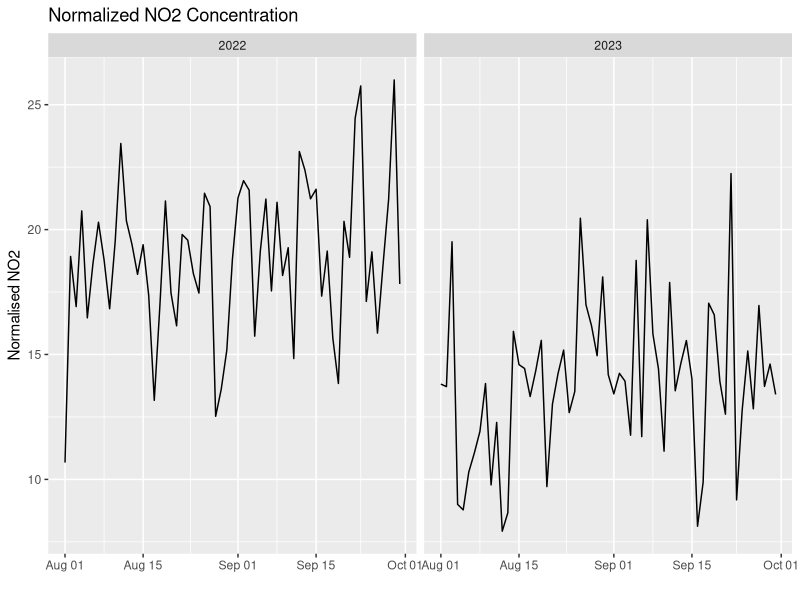
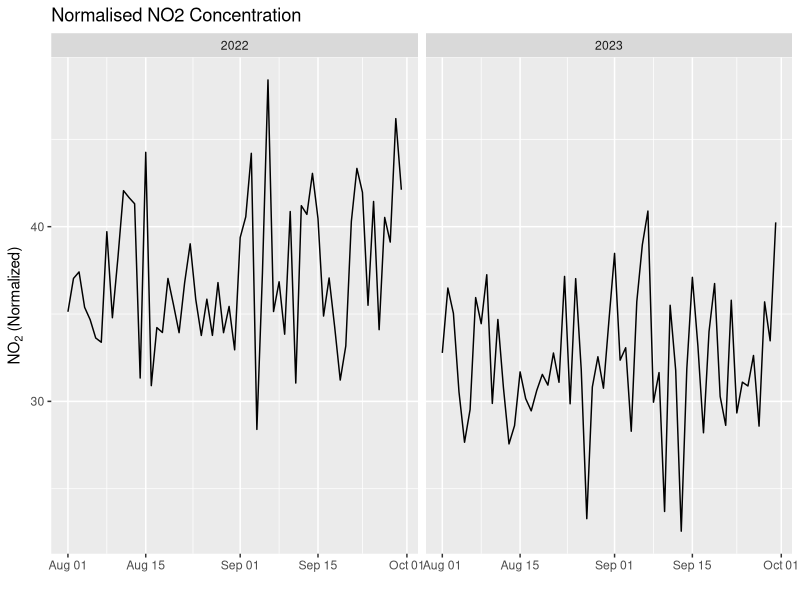
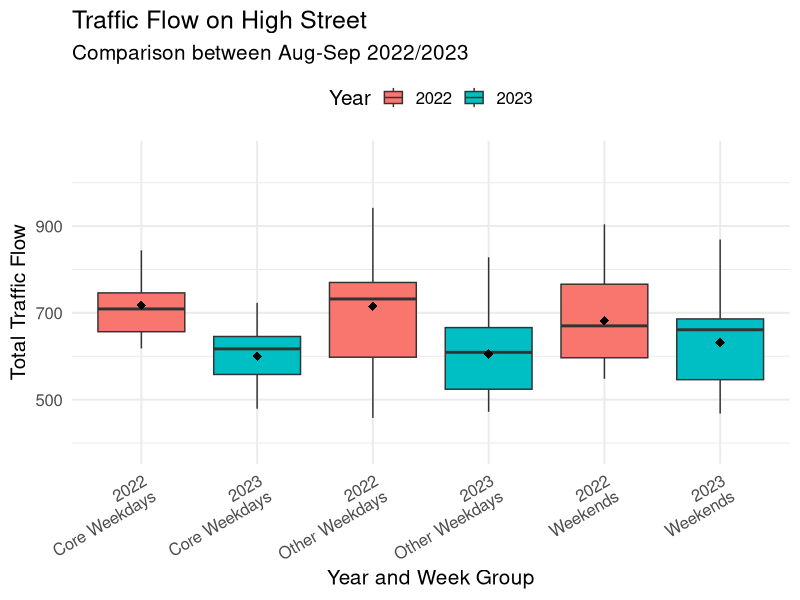
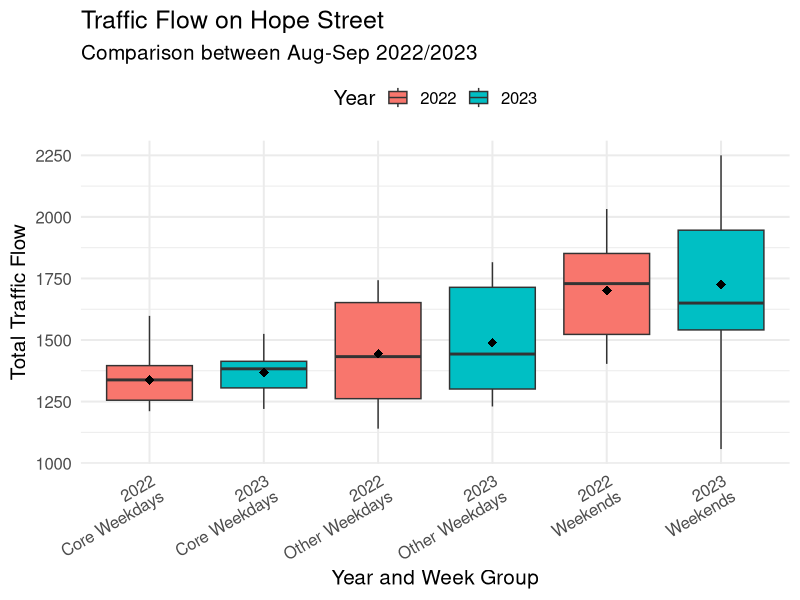
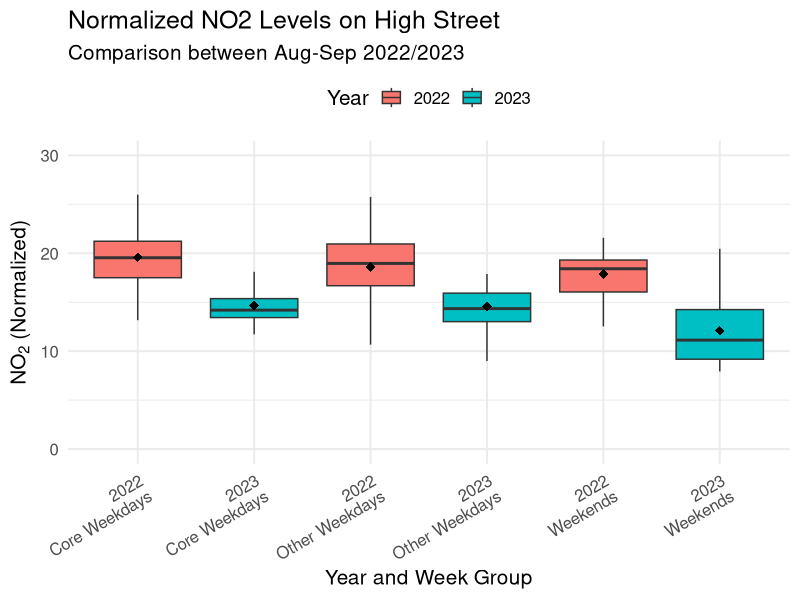
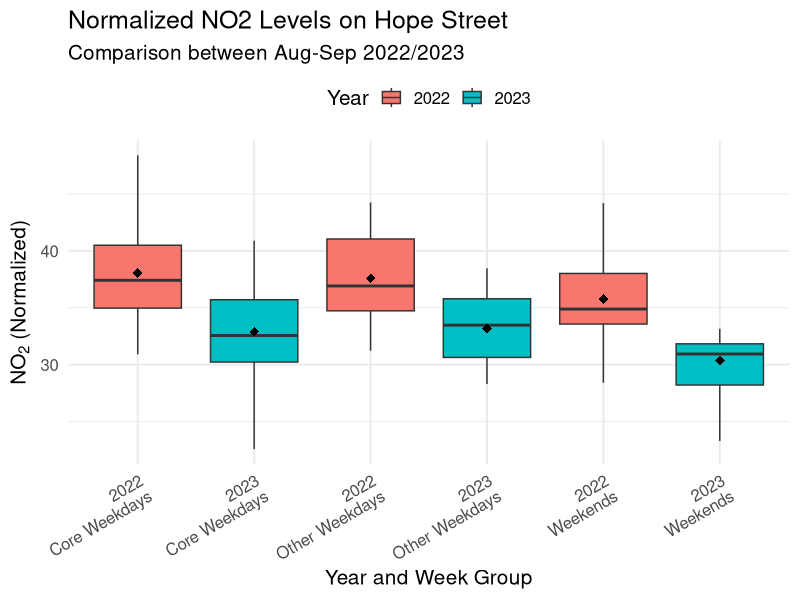

The R source for these figures, in order:
## ---- chunk 1
options(scipen = 999)

library(tidyverse)
library(rstatix)
library(mgcv)
#library(sf)
#library(mapview)
#library(openair)

## ---- chunk 2
traffic_raw <- read_csv("traffic.csv")

traffic_raw |> 
  filter(dt_date >= "2022-08-01" & dt_date <= "2022-09-30") |> 
  mutate(dt_year = as.factor(dt_year)) |> 
  select(siteId, dt_date, dt_year, week_group, total_flow) |> 
  arrange(dt_date) -> traffic_22

traffic_22

traffic_raw |> 
  filter(dt_date >= "2023-08-01" & dt_date <= "2023-09-30") |> 
  mutate(dt_year = as.factor(dt_year)) |> 
  select(siteId, dt_date, dt_year, week_group, total_flow)  |> 
  arrange(dt_date) -> traffic_23

traffic_23
## ---- chunk 3
no2 <- read_csv("no2.csv")

no2 |> 
  filter(dt_date >= "2022-08-01" & dt_date <= "2022-09-30") |> 
  select(code, dt_date, week_group, no2_daily) |> 
  mutate(dt_year = as.factor(2022)) -> no2_22

no2_22


no2 |> 
  filter(dt_date >= "2023-08-01" & dt_date <= "2023-09-30") |> 
  select(code, dt_date, week_group, no2_daily) |> 
  mutate(dt_year = as.factor(2023)) -> no2_23

no2_23
## ---- chunk 4
cc22_aug <- read_csv("clincarthill_22_aug.csv")
cc22_sep <- read_csv("clincarthill_22_sep.csv")
cc23_aug <- read_csv("clincarthill_23_aug.csv")
cc23_sep <- read_csv("clincarthill_23_sep.csv")

cc22 <- bind_rows(cc22_aug, cc22_sep)
cc23 <- bind_rows(cc23_aug, cc23_sep)

# Create a named vector mapping compass directions to degrees
compass_to_degrees <- c(
  N = 0, NNE = 22.5, NE = 45, ENE = 67.5,
  E = 90, ESE = 112.5, SE = 135, SSE = 157.5,
  S = 180, SSW = 202.5, SW = 225, WSW = 247.5,
  W = 270, WNW = 292.5, NW = 315, NNW = 337.5
)

cc22 |> 
  rename(dttm = `Report Date / Time`,
         temp = `Air Temperature`,
         hum = `Relative Humidity`,
         ws = `Wind Speed`,                                                     
         wd = `Wind Direction`) |> 
  select(dttm, temp, hum, ws, wd) |> 
  mutate(day_name = wday(dttm, label=TRUE),
         dt_date = as_date(dttm),
         week_group = case_when(day_name %in% c("Mon", "Fri") ~ "Other Weekdays",
                                day_name %in% c("Tue", "Wed", "Thu") ~ "Core Weekdays",
                                day_name %in% c("Sat", "Sun") ~ "Weekends")
  ) |> 
  group_by(dt_date, week_group) |> 
  summarise(ws = mean(ws, na.rm = T),
            wd  = mean(wd, na.rm = T),
            hum = mean(hum, na.rm = T),
            temp = mean(temp, na.rm = T)) |> 
  ungroup() -> weather_by_week


cc23 |> 
  rename(dttm = `Report Date / Time`,
         temp = `Air Temperature`,
         hum = `Relative Humidity`,
         ws = `Wind Speed`,                                                     
         wd = `Wind Direction`) |> 
  select(dttm, temp, hum, ws, wd) |> 
  mutate(day_name = wday(dttm, label=TRUE),
         dt_date = as_date(dttm),
         week_group = case_when(day_name %in% c("Mon", "Fri") ~ "Other Weekdays",
                                day_name %in% c("Tue", "Wed", "Thu") ~ "Core Weekdays",
                                day_name %in% c("Sat", "Sun") ~ "Weekends")
  ) |> 
  group_by(dt_date, week_group) |> 
  summarise(ws = mean(ws, na.rm = T),
            wd  = mean(wd, na.rm = T),
            hum = mean(hum, na.rm = T),
            temp = mean(temp, na.rm = T)) |> 
  ungroup() -> weather_by_week23

## ---- chunk 5
no2_22 |> 
  filter(code == "GHSR") |> 
  full_join(traffic_22 |> filter(siteId == "GG2001_S"), by = c("dt_date", "dt_year", "week_group")) |> 
  full_join(weather_by_week, by = c("dt_date", "week_group")) |> 
  mutate(u_wind = ws * sin(wd * pi / 180),
         v_wind = ws * cos(wd * pi / 180))  -> df_highst_22

df_highst_22

gam_highst_22 <- gam(no2_daily ~ s(ws) + s(u_wind) + s(v_wind) + s(temp) + s(hum), data = df_highst_22)
summary(gam_highst_22)

df_highst_22$residuals <- residuals(gam_highst_22)
df_highst_22$no2_normalised <- df_highst_22$residuals + mean(df_highst_22$no2_daily) 
df_highst_22



# High St 2023
no2_23 |> 
  filter(code == "GHSR") |> 
  full_join(traffic_23 |> filter(siteId == "GG2001_S"), by = c("dt_date", "dt_year", "week_group")) |> 
  full_join(weather_by_week23, by = c("dt_date", "week_group")) |> 
  mutate(u_wind = ws * sin(wd * pi / 180),
         v_wind = ws * cos(wd * pi / 180)) -> df_highst_23

df_highst_23

gam_highst_23 <- gam(no2_daily ~ s(ws) + s(u_wind) + s(v_wind) + s(temp) + s(hum), data = df_highst_23)
summary(gam_highst_23)

df_highst_23$residuals <- residuals(gam_highst_23)
df_highst_23$no2_normalised <- df_highst_23$residuals + mean(df_highst_23$no2_daily) 
df_highst_23


bind_rows(df_highst_22, df_highst_23) -> highst
## ---- chunk 6
ggplot(highst, aes(x = dt_date, y = no2_normalised)) +
  geom_line() +
  facet_wrap(~dt_year, scales = "free_x") +
  labs(title = "Normalized NO2 Concentration",
       x = "",
       y = "Normalised NO2")
## ---- chunk 7
no2_22 |> 
  filter(code == "GLA4") |> 
  full_join(traffic_22 |> filter(siteId == "GA2401_D"), by = c("dt_date", "dt_year", "week_group")) |> 
  full_join(weather_by_week, by = c("dt_date", "week_group")) |> 
  mutate(u_wind = ws * sin(wd * pi / 180),
         v_wind = ws * cos(wd * pi / 180)) -> df_hopest22

df_hopest22

gam_hopest_22 <- gam(no2_daily ~ s(ws) + s(u_wind) + s(v_wind) + s(temp) + s(hum), data = df_hopest22)
summary(gam_hopest_22)

df_hopest22$residuals <- residuals(gam_hopest_22)
df_hopest22$no2_normalised <- df_hopest22$residuals + mean(df_hopest22$no2_daily) 
df_hopest22



no2_23 |> 
  filter(code == "GLA4") |> 
  full_join(traffic_23 |> filter(siteId == "GA2401_D"), by = c("dt_date", "dt_year","week_group")) |> 
  full_join(weather_by_week23, by = c("dt_date", "week_group")) |> 
  mutate(u_wind = ws * sin(wd * pi / 180),
         v_wind = ws * cos(wd * pi / 180)) -> df_hopest23

df_hopest23

gam_hopest_23 <- gam(no2_daily ~ s(ws) + s(u_wind) + s(v_wind) + s(temp) + s(hum), data = df_hopest23)
summary(gam_hopest_23)

df_hopest23$residuals <- residuals(gam_hopest_23)
df_hopest23$no2_normalised <- df_hopest23$residuals + mean(df_hopest23$no2_daily) 
df_hopest23

bind_rows(df_hopest22, df_hopest23) -> hopest
## ---- chunk 8
ggplot(hopest, aes(x = dt_date, y = no2_normalised)) +
  geom_line() +
  facet_wrap(~dt_year, scales = "free_x") +
  labs(title = "Normalised NO2 Concentration",
       x = "",
       y = expression("NO"[2] * " (Normalized)"))

## ---- chunk 9
highst |> 
  group_by(dt_year, week_group) |> 
  summarise(n = n())
## ---- chunk 10
hopest |> 
  group_by(dt_year, week_group) |> 
  summarise(n = n())
## ---- chunk 11
# Set seed for reproducibility (optional)
set.seed(123)

# Remove one randomly selected row from "Other Weekdays" where "dt_year" == 2022
highst1 <- highst %>%
  filter(!(row_number() %in% sample(which(week_group == "Other Weekdays" & dt_year == 2022), 1)))

# Remove one randomly selected row from "Weekends" where "dt_year" == 2023
highst2 <- highst1 %>%
  filter(!(row_number() %in% sample(which(week_group == "Weekends" & dt_year == 2023), 1)))

highst2 |> 
  group_by(week_group, dt_year) |> 
  summarise(traffic = mean(total_flow),
            traffic_sd = sd(total_flow),
            traffic_med = median(total_flow),
            no2 = mean(no2_normalised),
            no2_sd = sd(no2_normalised),
            no2_med = median(no2_normalised))
## ---- chunk 12
# Remove one randomly selected row from "Other Weekdays" where "dt_year" == 2022
hopest1 <- hopest %>%
  filter(!(row_number() %in% sample(which(week_group == "Other Weekdays" & dt_year == 2022), 1)))

# Remove one randomly selected row from "Weekends" where "dt_year" == 2023
hopest2 <- hopest1 %>%
  filter(!(row_number() %in% sample(which(week_group == "Weekends" & dt_year == 2023), 1)))

hopest |> 
  group_by(week_group, dt_year) |> 
  summarise(traffic = mean(total_flow),
            traffic_sd = sd(total_flow),
            traffic_med = median(total_flow),
            no2 = mean(no2_normalised),
            no2_sd = sd(no2_normalised),
            no2_med = median(no2_normalised))
## ---- chunk 13
highst2 |> 
  group_by(week_group) |> 
  wilcox_test(total_flow ~ dt_year, paired = T)|> 
  as.data.frame()
## ---- chunk 14
ggplot(highst, aes(x = interaction(dt_year, week_group), y = total_flow, fill = dt_year)) +
  geom_boxplot(outlier.shape = NA) +  # Remove outlier points
  stat_summary(fun=mean, geom="point", shape=18, size=3, color="black", fill="black") +  # Add mean points
  labs(
    title = "Traffic Flow on High Street",
    subtitle = "Comparison between Aug-Sep 2022/2023",
    x = "Year and Week Group",
    y = "Total Traffic Flow",
    fill = "Year"
  ) +
  theme_minimal(base_size = 15) +  # Use a minimal theme with larger base font size
  theme(
    #plot.title = element_text(hjust = 0.5),  # Center the plot title
    axis.text.x = element_text(angle = 30, hjust = 1, vjust = 1),  # Rotate x-axis labels and adjust justification
    legend.position = "top"  # Position the legend at the top
  ) +
  scale_x_discrete(labels = function(x) gsub("\\.", "\n", x))  # Replace dots with newlines in x-axis labels

#ggsave("traffic_flow_highst.jpg", width = 6.5, height = 5.5)
## ---- chunk 15
hopest2 |> 
  group_by(week_group) |> 
  wilcox_test(total_flow ~ dt_year, paired = T)|> 
  as.data.frame()
## ---- chunk 16

ggplot(hopest, aes(x = interaction(dt_year, week_group), y = total_flow, fill = dt_year)) +
  geom_boxplot(outlier.shape = NA) +  # Remove outlier points
  stat_summary(fun=mean, geom="point", shape=18, size=3, color="black", fill="black") +  # Add mean points
  labs(
    title = "Traffic Flow on Hope Street",
    subtitle = "Comparison between Aug-Sep 2022/2023",
    x = "Year and Week Group",
    y = "Total Traffic Flow",
    fill = "Year"
  ) +
  theme_minimal(base_size = 15) +  # Use a minimal theme with larger base font size
  theme(
    #plot.title = element_text(hjust = 0.5),  # Center the plot title
    axis.text.x = element_text(angle = 30, hjust = 1, vjust = 1),  # Rotate x-axis labels and adjust justification
    legend.position = "top"  # Position the legend at the top
  ) +
  scale_x_discrete(labels = function(x) gsub("\\.", "\n", x))  # Replace dots with newlines in x-axis labels

## ---- chunk 17
highst2 |> 
  group_by(week_group) |> 
  wilcox_test(no2_normalised ~ dt_year, paired = T) |> 
  as.data.frame()
## ---- chunk 18
# NO2 Normalized Comparison
ggplot(highst, aes(x = interaction(dt_year, week_group), y = no2_normalised, fill = dt_year)) +
  geom_boxplot(outlier.shape = NA) +  # Remove outlier points
  ylim(0,30) +
  stat_summary(fun=mean, geom="point", shape=18, size=3, color="black", fill="black") +  # Add mean points
  labs(
    title = "Normalized NO2 Levels on High Street",
    subtitle = "Comparison between Aug-Sep 2022/2023",
    x = "Year and Week Group",
    y = expression("NO"[2] * " (Normalized)"),
    fill = "Year"
  ) +
  theme_minimal(base_size = 15) +  # Use a minimal theme with larger base font size
  theme(
    #plot.title = element_text(hjust = 0.5),  # Center the plot title
    axis.text.x = element_text(angle = 30, hjust = 1, vjust = 1),  # Rotate x-axis labels and adjust justification
    legend.position = "top"  # Position the legend at the top
  ) +
  scale_x_discrete(labels = function(x) gsub("\\.", "\n", x)) 

#ggsave("normalized_no2_highst.jpg", width = 6.5, height = 5.5)
## ---- chunk 19
hopest2 |> 
  group_by(week_group) |> 
  wilcox_test(no2_normalised ~ dt_year, paired = T)|> 
  as.data.frame()
## ---- chunk 20

ggplot(hopest, aes(x = interaction(dt_year, week_group), y = no2_normalised, fill = dt_year)) +
  geom_boxplot(outlier.shape = NA) +  # Remove outlier points
  stat_summary(fun=mean, geom="point", shape=18, size=3, color="black", fill="black") +  # Add mean points
  labs(
    title = "Normalized NO2 Levels on Hope Street",
    subtitle = "Comparison between Aug-Sep 2022/2023",
    x = "Year and Week Group",
    y = expression("NO"[2] * " (Normalized)"),
    fill = "Year"
  ) +
  theme_minimal(base_size = 15) +  # Use a minimal theme with larger base font size
  theme(
    #plot.title = element_text(hjust = 0.5),  # Center the plot title
    axis.text.x = element_text(angle = 30, hjust = 1, vjust = 1),  # Rotate x-axis labels and adjust justification
    legend.position = "top"  # Position the legend at the top
  ) +
  scale_x_discrete(labels = function(x) gsub("\\.", "\n", x)) 

#ggsave("normalized_no2_hopest.jpg", width = 6.5, height = 5.5)

